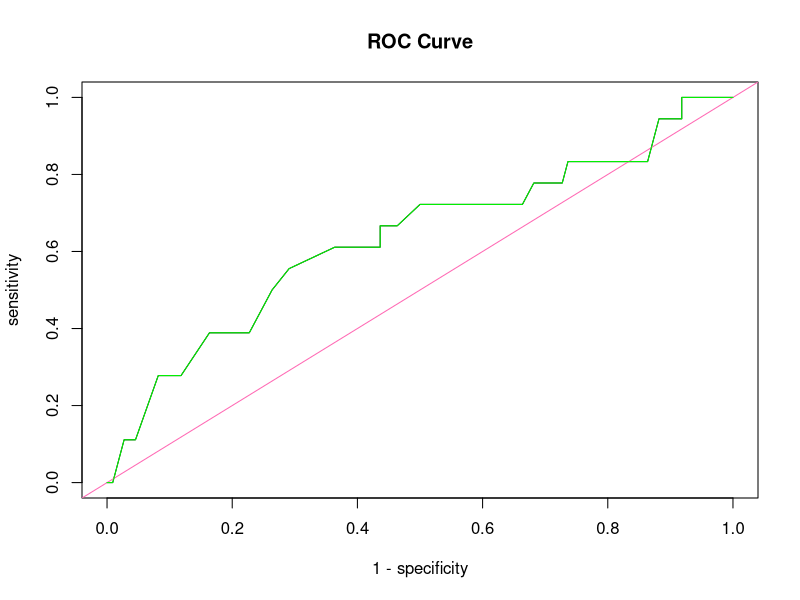

Recreate this plot in R.
# logistic regression homework 

movies <-read.table(text = "A Beautiful Mind,1,76, PG
Gosford Park,0,86, R
In the Bedroom,0,93, R
LOTR: Fellowship,0,91, PG-13
Moulin Rouge,0,76, PG-13
Chicago,1,87, PG-13
Gangs of New York,0,75, R
The Hours,0,81, PG-13
LOTR: Towers,0,96, PG-13
The Pianist,0,96, R
LOTR: Return,1,94, PG-13
Lost in Translation,0,95, R
Master and Commander,0,85, PG-13
Mystic River,0,87, R
Seabiscuit,0,77, PG-13
Million Dollar Baby,1,91, PG-13
The Aviator,0,87, PG-13
Finding Neverland,0,83, PG
Ray,0,81, PG-13
Sideways,0,96, R
Crash,1,75, R
Brokeback Mountain,0,87, R
Capote,0,90, R
Good Night and Good Luck,0,93, PG
Munich,0,78, R
The Departed,1,92, R
Babel,0,69, R
Letters from Iwo Jima,0,91, R
Little Miss Sunshine,0,91, R
The Queen,0,97, PG-13
No Country for Old Men,1,94, R
Atonement,0,83, R
Juno,0,94, PG-13
Michael Clayton,0,90, R
There Will Be Blood,0,91, R
Slumdog Millionaire,1,94, R
Curious Case of Benj Button,0,72, PG-13
Frost/Nixon,0,92, R
Milk,0,94, R
The Reader,0,61, R
The Hurt Locker, 1, 98, R
Avatar, 0, 83, PG-13
The Blind Side, 0, 66, PG-13
District 9, 0, 90, R
An Education, 0, 94, PG-13
Inglourious Basterds, 0, 89, R
Precious, 0, 91, R
A Serious Man, 0, 89, R
Up, 0, 98, PG
Up in the Air, 0, 91, R
The Kings Speech, 1, 95, PG-13
127 Hours, 0, 93, R
Black Swan, 0, 87, R
The Fighter, 0, 90, R
Inception, 0, 86, PG-13
The Kids are All Right, 0, 93, R
The Social Network, 0, 96, PG-13
True Grit, 0, 96, PG-13
Winters Bone, 0, 94, R
The Artist, 1, 97, PG-13
The Descendants, 0, 89, PG
Extremely Loud and Incredibly Close, 0, 46, PG-13
The Help, 0, 75, PG-13
Hugo, 0, 94, PG
Midnight in Paris, 0, 93, PG-13
Moneyball, 0, 94, PG-13
The Tree of Life, 0, 84, PG-13
War Horse, 0, 76, PG-13
Argo, 1, 96, R
Amour, 0, 93, PG-13
Beasts of the Southern Wild, 0, 86, PG-13
Django Unchained, 0, 88, R
Les Miserables, 0, 69, PG-13
Life of Pi, 0, 87, PG
Lincoln, 0, 90, PG-13
Silver Linings Playbook, 0, 92, R
Zero Dark Thirty, 0, 92, R
12 Years a Slave, 1, 96, R
American Hustle, 0, 93, R
Captain Phillips, 0, 93, PG-13
Dallas Buyers Club, 0, 94, R
Gravity, 0, 96, PG-13
Her, 0, 95, R
Nebraska, 0, 91, R
Philomena, 0, 92, PG-13
The Wolf of Wall Street, 0, 77, R
Birdman, 1, 91, R
American Sniper, 0, 72, R
Boyhood, 0, 98, R
The Grand Budapest Hotel, 0, 92, R
The Imitation Game, 0, 90, PG-13
Selma, 0, 99, PG-13
The Theory of Everything, 0, 79, PG-13
Whiplash, 0, 94, R
Spotlight, 1, 96, R
The Big Short, 0, 88, R
Bridge of Spies, 0, 91, PG-13
Brooklyn, 0, 97, PG-13
Mad Max: Fury Road, 0, 97, R
The Martian, 0, 92, PG-13
The Revenant, 0, 81, R
Room, 0, 94, R
Hidden Figures, 0, 93, PG
La La Land, 0, 92, PG-13
Arrival, 0, 94, PG-13
Hacksaw Ridge, 0, 86, R
Fences, 0, 93, PG-13
Lion, 0, 86, PG-13
Manchester by the Sea, 0, 95, R
Moonlight, 1, 98, R
Hell or High Water, 0, 97, R
Shape of Water, 1, 92, R
Call Me by Your Name, 0, 95, R
Darkest Hour, 0, 84, PG-13
Dunkirk, 0, 92, PG-13
Get Out, 0, 98, R
Lady Bird, 0, 99, R
Phantom Thread, 0, 91, R
The Post, 0, 88, PG-13
Three Billboards Outside Ebbing Missouri, 0, 91, R
Green Book, 1, 79, PG-13
Black Panther, 0, 97, PG-13
BlacKkKlansman, 0, 96, R
Bohemian Rhapsody, 0, 61, PG-13
The Favourite, 0, 93, R
Roma, 0, 96, R
A Star is Born, 0, 89, R
Vice, 0, 66, R", header = FALSE, sep = ",")

names(movies) <- c("name", "won", "tomatometer", "rating")
movies
str(movies)
# relevel 
movies$rating <- factor(movies$rating)
movies$rating <- relevel(movies$rating, " R")

str(movies)

# fit the model 
# Model: log(P(Win)/P(not Win)) = beta0 + beta1 tomatometer + beta2 (PG -13) + beta3 (PG)  
# logistic model because the response for win is either a 1 or 0
movies.out <- glm(won ~ tomatometer + rating, data = movies, family = "binomial")
summary(movies.out)

# betahat is the estimate on the coefficent on wins

exp(coef(movies.out)[-1])

# For each additional positive review, we estimate the mean chance of winning an academy award to increase by 
# 5%, holding all else constant. 

# Holding all else constant, PG-13 movies have a 21% decrease in odds of winning the 
# Academy Award over R rated movies (95% CI: 0.25 to 2.28). 


# 95%: CI
exp(confint(movies.out)[-1,])

# Test Ho: MPAA Rating has no effect on winning the Academy Award at α = 0.05
movies.red <- glm(won~ tomatometer, data = movies, family = 'binomial')
anova(movies.red, movies.out, test = "Chisq")

# Conclusion: With a p-value of 0.9 we can conclude that MPAA ratings have no effect on 
# winning an Academy Award.  


predict(movies.out, newdata = data.frame(name = "Black Panther", tomatometer = 97, rating = " PG-13"), 
        type = "response")

logit.hat <- predict(movies.out, newdata = data.frame(name = "Black Panther", tomatometer = 97, rating = " PG-13"), 
        type = "link", se = TRUE)

logit.L <- logit.hat$fit -1.96*logit.hat$se
logit.U <- logit.hat$fit + 1.96*logit.hat$se
phat.L <- exp(logit.L)/(1 + exp(logit.L))
phat.U <- exp(logit.U)/(1 + exp(logit.U))

# ROC
library(ROCR)
movies.pred <- prediction(predict(movies.out, type = "response"), movies$won)
movies.pref <- performance(movies.pred, measure = "tpr", x.measure = "fpr")
plot(movies.pref, xlab = "1 - specificity", ylab = "sensitivity", main = "ROC Curve")
abline(0,1,col = "hot pink")

test.pred <- prediction(predict(movies.out, newdata = movies, type = "response"), movies$won)
test.perf <- performance(test.pred, measure = "tpr", x.measure = "fpr")
plot(test.perf, add = TRUE, col = "green")

# AUC
performance(movies.pred, measure = "auc")
performance(test.pred, measure = "auc")

# tells how good your model is at predicting 

# The AUC for our test prediction is .634.  An AUC of 0.5 means that model tell doesn’t tell us 
# anything.  Since this is greater than 0.5, we know that it’s a better chance than flipping a coin, 
# yet it is definitely not 100% accurate.
